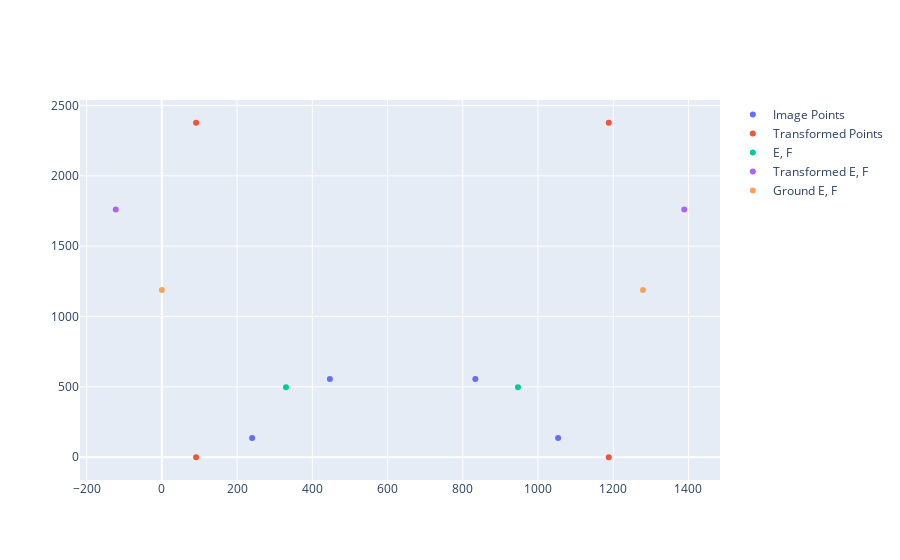

Write notebook code for a chart like this one.
### Code cell
fig.add_trace(go.Scatter(x=[E_top[0], F_top[0]], y=[E_top[1], F_top[1]], mode='markers', name='Ground E, F'))

### Figure 1 — Plotly figure (JSON) as saved in the notebook; plotly's stock layout.template omitted (floating-point values rounded to 4 significant figures)
{"data": [{"mode": "markers", "name": "Image Points", "type": "scatter", "x": [446.7, 833.3, 1053.0, 240], "y": [556.7, 556.7, 136.7, 136.7]}, {"mode": "markers", "name": "Transformed Points", "type": "scatter", "x": [91.0, 1188.0, 1188.0, 91.0], "y": [2377.0, 2377.0, 0, 1.331e-13]}, {"mode": "markers", "name": "E, F", "type": "scatter", "x": [330, 946.7], "y": [496.7, 496.7]}, {"mode": "markers", "name": "Transformed E, F", "type": "scatter", "x": [-122.6, 1389.0], "y": [1760.0, 1760.0]}, {"mode": "markers", "name": "Ground E, F", "type": "scatter", "x": [0, 1279], "y": [1188, 1188]}], "layout": {}}
